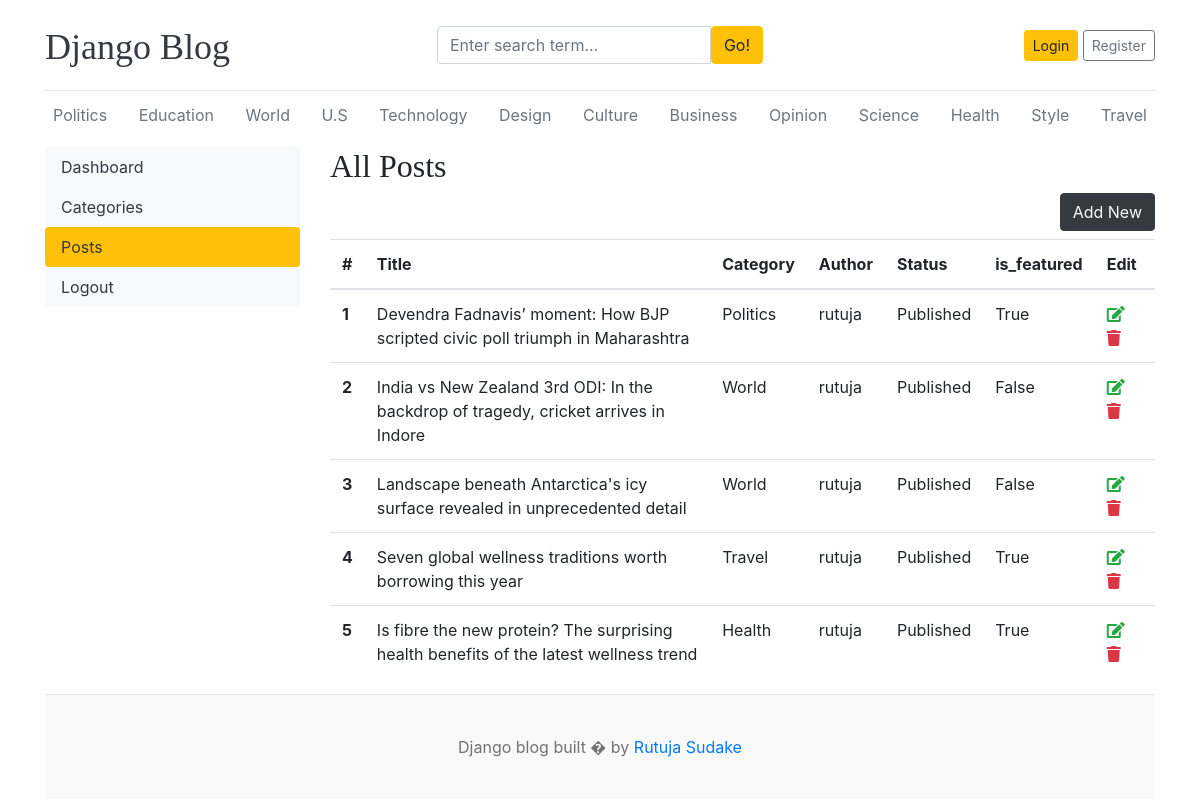
The app's page /dashboard/posts/ with its own data.
### blogs/models.py (models this page shows)
class Category(models.Model):
    category_name = models.CharField(max_length=100,unique=True)
    created_at = models.DateTimeField(auto_now_add=True)
    updated_at = models.DateTimeField(auto_now=True)
    class Meta:
        verbose_name_plural = 'categories'
    def __str__(self):
        return self.category_name

class Blog(models.Model):
    title = models.CharField(max_length=100)
    slug = models.SlugField(max_length=100,unique=True,blank=True)
    category = models.ForeignKey(Category,on_delete=models.CASCADE)
    author = models.ForeignKey(User,on_delete=models.CASCADE)
    featured_image = models.ImageField(upload_to='uploads/%Y/%M/%d')
    short_description = models.TextField(max_length=500)
    blog_body = models.TextField(max_length=2000)
    status = models.CharField(max_length=20,choices=STATUS_CHOICES,default="Draft")
    is_featured = models.BooleanField(default=False)
    created_at = models.DateTimeField(auto_now_add=True)
    updated_at = models.DateTimeField(auto_now=True)
    def __str__(self):
        return self.title

### dashboard/views.py (the view)
# urls.py: path('posts/',views.posts,name='posts'),
def posts(request):
    posts = Blog.objects.all()
    context={
        'posts':posts,
    }
    return render(request,'dashboard/posts.html',context)

### blogs/context_processors.py (called while the page is built)
def get_categories(request):
    categories=Category.objects.all()
    return dict(categories=categories)

def get_links(request):
    social_links = SocailLinks.objects.all()
    return dict(social_links=social_links)

### template/dashboard/posts.html (shortened to what this page needs)
{% extends 'base.html' %}
{% block content %}
<div class="row">
    {% include 'dashboard/sidebar.html' %}
    <div class="col-md-9">
        <h2>All Posts</h2>
        <a href="{%url 'add_posts'%}" class="btn btn-dark text-light float-right mb-2">Add New</a>
        <table class="table table-hover">
  <thead>
    <tr>
      <th>#</th>
      <th>Title</th>
      <th>Category</th>
      <th>Author</th>
      <th>Status</th>
      <th>is_featured</th>
      <th>Edit</th>
    </tr>
  </thead>
  <tbody>
    {% for post in posts %}
    <tr>
      <th>{{forloop.counter}}</th>
      <td>{{post}}</td>
      <td>{{post.category}}</td>
      <td>{{post.author}}</td>
      <td>{{post.status}}</td>
      <td>{{post.is_featured}}</td>
      <td>
        <a href="{% url 'edit_posts' post.pk %}"><i class="fa fa-edit text-success"></i></a>
        <a href="{% url 'delete_posts' post.pk%}"><i class="fa fa-trash text-danger"></i></a>
      </td>
    </tr>
    {% endfor %}
  </tbody>
</table>
    </div>
</div>
{% endblock %}

### template/base.html (shortened to what this page needs)
{% load static %}
<!DOCTYPE html>
<html lang="en">
<head>
    <link href="https://getbootstrap.com/docs/4.0/dist/css/bootstrap.min.css" rel="stylesheet">
    <link href='{%static "css/blog.css" %}' rel="stylesheet">
    <link rel="stylesheet" href="https://cdnjs.cloudflare.com/ajax/libs/font-awesome/5.15.2/css/all.min.css" />
  </head>
<body>
    <div class="container">
      <header class="blog-header py-3">
        <div class="row flex-nowrap justify-content-between align-items-center">
          <div class="col-4 pt-1">
            <a class="blog-header-logo text-dark" href="/">Django Blog</a>
          </div>
          <div class="clo-4">
            <form action="{% url 'search' %}" method="GET">
              <div class="input-group">
                <input class="form-control" type="text" name="keyword" value="{{keyword}}" placeholder="Enter search term..." aria-label="Enter search term..." aria-describedby="button-search" />
                <button type='submit' class="btn btn-warning" id="button-search" type="button">Go!</button>
              </div>
            </form>
          </div>
          <div class="col-4 d-flex justify-content-end align-items-center">
            {% if not user.is_authenticated %}
            <a class="btn btn-sm btn-warning" href="{% url 'login' %}">Login</a> &nbsp;
            <a class="btn btn-sm btn-outline-secondary" href="{% url 'register' %}">Register</a>
            {% else %}
            <span><a href="{% url 'dashboard' %}">Dashboard</a></span>
            &emsp;
            <span><a href="{% url 'logout' %}">Logout</a></span>
            {% endif %}
          </div>
        </div>
      </header>
      <div class="nav-scroller py-1 mb-2">
        <nav class="nav d-flex justify-content-between">
          {% for i in categories %}
          <a class="p-2 text-muted" href="{% url 'post_by_category' i.id %}">{{ i.category_name }}</a>
          {% endfor %}
        </nav>
      </div>
{% block content %}
{% endblock %}
<footer class="blog-footer">
  <p>Django blog built � by <a href="#">Rutuja Sudake</a></p>
</footer>
</body>
</html>

### blog_main/static/css/blog.css (style rules this page uses)
.blog-header { border-bottom: 1px solid #e5e5e5; }
.blog-header-logo { font-family: "Playfair Display", Georgia, "Times New Roman", serif; font-size: 2.25rem; }
h1, h2, h3, h4, h5, h6 { font-family: "Playfair Display", Georgia, "Times New Roman", serif; }
.blog-footer { padding: 2.5rem 0; color: #727272; text-align: center; background-color: #f9f9f9; border-top: .05rem solid #e5e5e5; }
.blog-footer p:last-child { margin-bottom: 0; }

### records on screen
Category: category_name "Politics"
Category: category_name "Education"
Category: category_name "World"
Category: category_name "U.S"
Category: category_name "Technology"
Category: category_name "Design"
Category: category_name "Culture"
Category: category_name "Business"
Category: category_name "Opinion"
Category: category_name "Science"
Category: category_name "Health"
Category: category_name "Style"
Category: category_name "Travel"
Blog: title "Devendra Fadnavis’ moment: How BJP scripted civic poll triumph in Maharashtra", category "Politics", author "rutuja", status "Published", is_featured "True"
Blog: title "India vs New Zealand 3rd ODI: In the backdrop of tragedy, cricket arrives in Indore", category "World", author "rutuja", status "Published", is_featured "False"
Blog: title "Landscape beneath Antarctica's icy surface revealed in unprecedented detail", category "World", author "rutuja", status "Published", is_featured "False"
Blog: title "Seven global wellness traditions worth borrowing this year", category "Travel", author "rutuja", status "Published", is_featured "True"
Blog: title "Is fibre the new protein? The surprising health benefits of the latest wellness trend", category "Health", author "rutuja", status "Published", is_featured "True"
